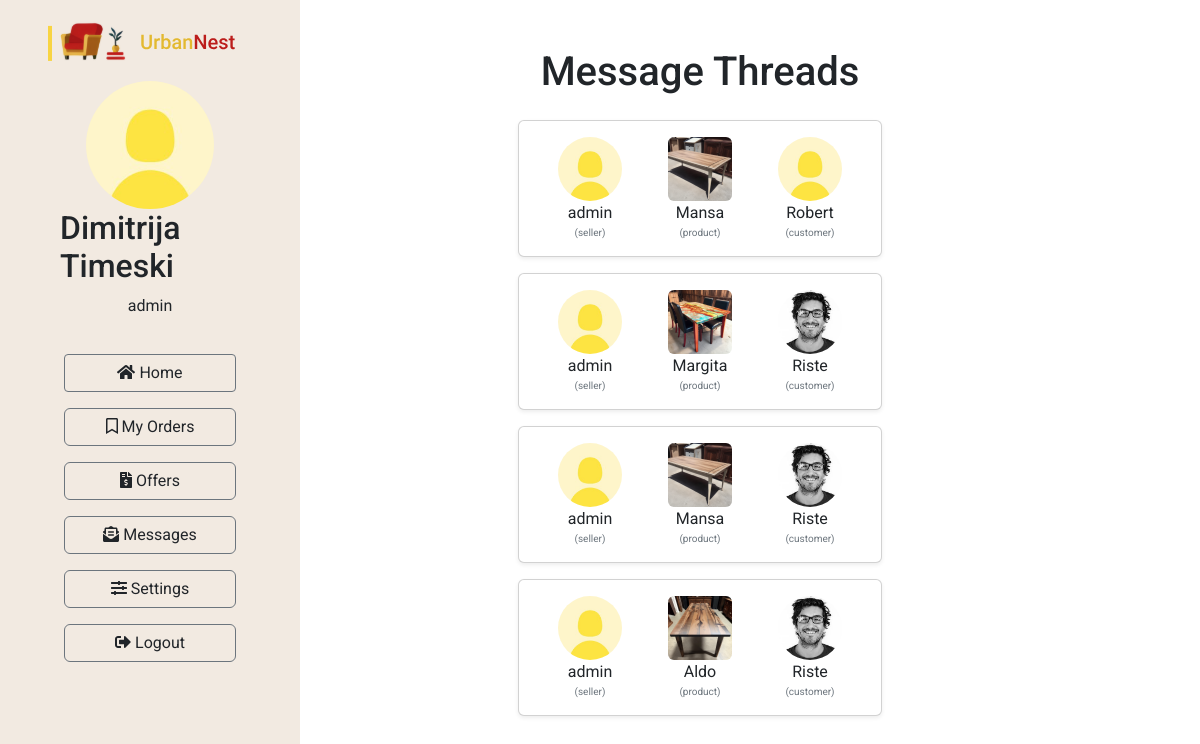
The app's page /dashboard/messages (signed in) with its own data.
### Furniture/models.py (models this page shows, shortened)
class UrbanNestUser(models.Model):
    user = models.OneToOneField(User, on_delete=models.CASCADE)
    first_name = models.CharField(max_length=100)
    last_name = models.CharField(max_length=100)
    photo = models.ImageField(upload_to='images/users', null=True, blank=True)
    address = models.CharField(max_length=200)
    city = models.CharField(max_length=100)
    postal_code = models.CharField(max_length=100)
    province = models.CharField(max_length=100)
    country = CountryField()
    phone_number = models.CharField(max_length=15)
    shopping_cart = models.ForeignKey('ShoppingCart', on_delete=models.CASCADE, null=True, blank=True)

class MessageThread(models.Model):
    seller = models.ForeignKey(UrbanNestUser, related_name='seller_threads', on_delete=models.CASCADE)
    customer = models.ForeignKey(UrbanNestUser, related_name='customer_threads', on_delete=models.CASCADE)
    furniture_ad = models.ForeignKey(FurnitureAd, on_delete=models.CASCADE)
    title = models.CharField(max_length=255)
    creation_date = models.DateTimeField(auto_now_add=True)
    last_modified_date = models.DateTimeField(auto_now=True)
    active = models.BooleanField(default=True)

class FurnitureAd(models.Model):
    seller = models.ForeignKey(UrbanNestUser, on_delete=models.CASCADE)
    name = models.CharField(max_length=255)
    category = models.ForeignKey(Category, on_delete=models.CASCADE)
    rating = models.IntegerField(validators=[MinValueValidator(1), MaxValueValidator(5)])
    description = models.TextField()
    price = models.IntegerField()
    CURRENCY_CHOICES = [
        ('MKD', 'Denar'),
        ('EUR', 'Euro'),
        ('USD', 'Dollar'),
    ]
    currency = models.CharField(max_length=3, choices=CURRENCY_CHOICES)
    width = models.IntegerField()
    length = models.IntegerField()
    height = models.IntegerField()
    weight = models.IntegerField()
    UNIT_CHOICES = [
        ('kg', 'Kilograms'),
        ('lb', 'Pounds'),
    ]
    unit_weight = models.CharField(max_length=100, choices=UNIT_CHOICES)
    image = models.ImageField(upload_to='images/furnitures', null=True, blank=True)
    creation_date = models.DateTimeField(auto_now_add=True)
    last_modified_date = models.DateTimeField(auto_now=True)
    ad_duration_to = models.DateField()
    views = models.IntegerField(default=0)
    active = models.BooleanField(default=True)

### Furniture/views.py (the view)
# urls.py: path("dashboard/messages", dashboard_messages, name="dashboard_messages"),
@login_required
def dashboard_messages(request):
    user = UrbanNestUser.objects.get(user=request.user)
    threads = MessageThread.objects.filter(Q(customer=user) | Q(seller=user)).order_by('-creation_date')
    context = {'user': user, 'threads': threads}
    return render(request, 'dashboard/dashboard-messages.html', context=context)

### Furniture/templates/dashboard/dashboard-messages.html
{% extends "dashboard/base-dashboard.html" %}
{% block content %}
<div class="container mt-5 ">
    <h1 class="text-center mb-4">Message Threads</h1>
    <div class="row d-flex flex-column">
        {% for thread in threads %}
        <div class="col-md-6 mx-auto mb-3">
            <a href="{% url 'dashboard_thread_detail' thread_pk=thread.pk %}" class="text-decoration-none">
                <div class="card shadow-sm">
                    <div class="card-body d-flex align-items-start d-flex flex-row justify-content-around">
                        <div class="mr-3 d-flex flex-column align-items-center justify-content-start">
                            {% if thread.seller.photo %}
                            <img src="{{ MEDIA_URL }}{{ thread.seller.photo.url }}" alt="seller" class="rounded-circle"
                                 style="width: 64px; height: 64px;">
                            {% endif %}
                            <p class="text-center m-0">{{ thread.seller.user.username }}</p>
                            <span class="text-secondary" style="font-size: x-small">(seller)</span>
                        </div>
                        <div class="mr-3 d-flex flex-column align-items-center  justify-content-start">
                            {% if thread.furniture_ad.image %}
                            <img src="{{ MEDIA_URL }}{{ thread.furniture_ad.image.url }}" alt="product" class="rounded"
                                 style="width: 64px; height: 64px;">
                            {% endif %}
                            <p class="text-center m-0">{{ thread.furniture_ad.name }}</p>
                            <span class="text-secondary" style="font-size: x-small">(product)</span>
                        </div>
                        <div class="mr-3 d-flex flex-column align-items-center  justify-content-start">
                            {% if thread.customer.photo %}
                            <img src="{{ MEDIA_URL }}{{ thread.customer.photo.url }}" alt="buyer" class="rounded-circle"
                                 style="width: 64px; height: 64px;">
                            {% endif %}
                            <p class="text-center m-0">{{ thread.customer.user.username }}</p>
                            <span class="text-secondary" style="font-size: x-small">(customer)</span>
                        </div>
                    </div>
                </div>
            </a>
        </div>
        {% endfor %}
    </div>
</div>
{% endblock %}

### Furniture/templates/dashboard/base-dashboard.html (shortened to what this page needs)
<!DOCTYPE html>
<html lang="en">
<head>
    <link rel="stylesheet" href="https://cdn.jsdelivr.net/npm/bootstrap@5.3.0/dist/css/bootstrap.min.css">
    <link rel="stylesheet"
          href="https://cdn.jsdelivr.net/npm/@fortawesome/fontawesome-free@6.2.1/css/fontawesome.min.css"
>
</head>
<body>
<div style="min-height: 100vh;">
    <div class="row d-flex align-items-stretch p-0 m-0">
        <div class="py-3 px-5 col-md-3" style="background: #F2EAE1; min-height: 100vh;">
            <a href="{% url 'index' %}">
                <div>
                </div>
            </a>
            <div class="pt-3 container d-flex flex-column align-items-center justify-content-center mb-1">
                {% if user.photo %}
                <img src="{{ MEDIA_URL }}{{ user.photo.url }}" alt="" class="rounded-circle"
                     style="width: 128px; height: 128px;">
                {% endif %}
                <h2>{{ user.first_name }} {{ user.last_name }}</h2>
                <p>{{ user.user.username }}</p>
            </div>
            <div class="d-flex flex-column justify-content-center px-3 gap-3 py-3">
                <a href="{% url 'dashboard_home' %}" class="text-decoration-none text-reset btn btn-outline-secondary"
                   style="border-radius: 4px;"><i class="fas fa-home"></i> Home</a>
                <a href="{% url 'my_orders' %}" class="text-decoration-none text-reset btn btn-outline-secondary"><i
                        class='far fa-bookmark'></i> My
                    Orders</a>
                <a href="{% url 'offers' %}" class="text-decoration-none text-reset btn btn-outline-secondary"><i
                        class='fas fa-file-invoice-dollar'></i> Offers</a>
                <a href="{% url 'dashboard_messages' %}"
                   class="text-decoration-none text-reset btn btn-outline-secondary"><i
                        class='fas fa-envelope-open-text'></i> Messages</a>
                <a href="{% url 'edit_settings' %}" class="text-decoration-none text-reset btn btn-outline-secondary"><i
                        class='fas fa-sliders-h'></i> Settings</a>
                <a href="{% url 'logout' %}" class="text-decoration-none text-reset btn btn-outline-secondary"><i
                        class="fas fa-sign-out-alt"></i> Logout</a>
            </div>
        </div>
        <div class="col-md-8 white">
            {% block content %}{% endblock %}
        </div>
    </div>
</div>
</body>
</html>

### Furniture/templates/dashboard/base-dashboard.html (style rules this page uses)
* { font-family: 'Roboto', sans-serif !important; }
html, body { margin: 0; padding: 0; }
* { box-sizing: border-box; }

### records on screen
UrbanNestUser: photo (placeholder picture), first_name "Dimitrija", last_name "Timeski", user.username "admin"
MessageThread: seller.photo (placeholder picture), seller.user.username "admin", furniture_ad.image (picture), furniture_ad.name "Mansa", customer.photo (placeholder picture), customer.user.username "Robert"
MessageThread: seller.photo (placeholder picture), seller.user.username "admin", furniture_ad.image (picture), furniture_ad.name "Margita", customer.photo (picture), customer.user.username "Riste"
MessageThread: seller.photo (placeholder picture), seller.user.username "admin", furniture_ad.image (picture), furniture_ad.name "Mansa", customer.photo (picture), customer.user.username "Riste"
MessageThread: seller.photo (placeholder picture), seller.user.username "admin", furniture_ad.image (picture), furniture_ad.name "Aldo", customer.photo (picture), customer.user.username "Riste"
